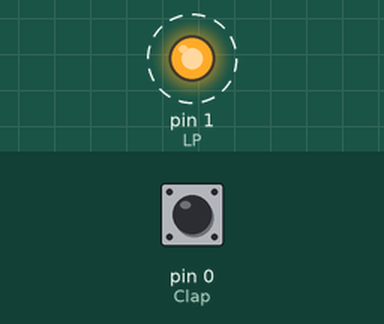
This sketch was run on a simulated Arduino Uno, built with avr-gcc and run on an emulated ATmega328P. On the bench: output pins drawn as LEDs (lit = HIGH). Dashed ring = blinking. Inputs (shaded band) come from the test bench; at power-on: pin 0 (Clap) HIGH.

Above: at 3.5 s.
Timing chart, 0 to 7.6 s (numbered marks = the images above):
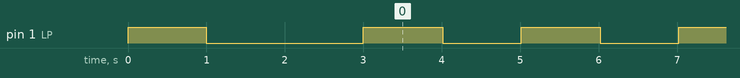

The sketch:

ClapLamp.ino
```cpp
/*
CLAP LAMP
Aplicacion del sensor de audio con arduino para hacer una lampara activada por sonido.
 */

//IOs
int Clap=0; //Entrada discreta del sensor de audio
int LP=1; //Salida para el led LP

//Variables
bool EstLuz=LOW; //Para llevar el estado de la Luz
unsigned long TClap=0; //Hora en que se hace el primer clap
int NClaps=0; //Cuantos claps van en el periodo de espera
unsigned long Espera=2000; //Cuantos ms esperar para el segundo clap

void setup()
{
pinMode(Clap,INPUT_PULLUP);
pinMode(LP,OUTPUT);

digitalWrite(LP,HIGH);
delay(1000);
digitalWrite(LP,LOW);
delay(Espera);

}

void loop()
{
  if(digitalRead(Clap)==HIGH)
  {
    if(EstLuz==HIGH)
    {
      if((millis()-TClap)<Espera)
      {
        TClap=0;
        EstLuz=LOW;
        digitalWrite(LP, EstLuz);
        delay(1000);
      }
      else
      {
        TClap=millis();
        delay(10);
      }
    }
    else
    {
      TClap=0; //millis();
      EstLuz=HIGH;
      digitalWrite(LP,EstLuz);
      delay(1000);
    }
  }
}
```

Measured:
- by itself, pin 1 (LP): repeats every 2.0 s: HIGH 1.0 s, LOW 1.0 s
